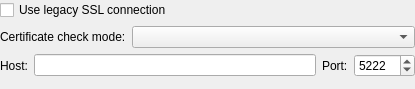
<?xml version="1.0" encoding="UTF-8"?>
<ui version="4.0">
 <class>ConnectionOptionsWidgetClass</class>
 <widget class="QWidget" name="ConnectionOptionsWidgetClass">
  <property name="geometry">
   <rect>
    <x>0</x>
    <y>0</y>
    <width>415</width>
    <height>89</height>
   </rect>
  </property>
  <layout class="QVBoxLayout" name="verticalLayout">
   <property name="margin">
    <number>0</number>
   </property>
   <item>
    <widget class="QCheckBox" name="chbUseLegacySSL">
     <property name="text">
      <string>Use legacy SSL connection</string>
     </property>
    </widget>
   </item>
   <item>
    <layout class="QHBoxLayout" name="horizontalLayout">
     <item>
      <widget class="QLabel" name="lblCertCheckMode">
       <property name="text">
        <string>Certificate check mode:</string>
       </property>
      </widget>
     </item>
     <item>
      <widget class="QComboBox" name="cmbCertCheckMode">
       <property name="sizePolicy">
        <sizepolicy hsizetype="Expanding" vsizetype="Fixed">
         <horstretch>0</horstretch>
         <verstretch>0</verstretch>
        </sizepolicy>
       </property>
      </widget>
     </item>
    </layout>
   </item>
   <item>
    <layout class="QHBoxLayout">
     <item>
      <widget class="QLabel" name="label_11">
       <property name="text">
        <string>Host:</string>
       </property>
       <property name="textFormat">
        <enum>Qt::PlainText</enum>
       </property>
       <property name="buddy">
        <cstring>lneHost</cstring>
       </property>
      </widget>
     </item>
     <item>
      <widget class="QLineEdit" name="lneHost"/>
     </item>
     <item>
      <widget class="QLabel" name="label_12">
       <property name="text">
        <string>Port:</string>
       </property>
       <property name="textFormat">
        <enum>Qt::PlainText</enum>
       </property>
       <property name="buddy">
        <cstring>spbPort</cstring>
       </property>
      </widget>
     </item>
     <item>
      <widget class="QSpinBox" name="spbPort">
       <property name="sizePolicy">
        <sizepolicy hsizetype="Preferred" vsizetype="Fixed">
         <horstretch>0</horstretch>
         <verstretch>0</verstretch>
        </sizepolicy>
       </property>
       <property name="minimumSize">
        <size>
         <width>60</width>
         <height>0</height>
        </size>
       </property>
       <property name="maximum">
        <number>65535</number>
       </property>
       <property name="value">
        <number>5222</number>
       </property>
      </widget>
     </item>
    </layout>
   </item>
   <item>
    <widget class="QWidget" name="wdtProxy" native="true"/>
   </item>
  </layout>
 </widget>
 <layoutdefault spacing="6" margin="11"/>
 <resources/>
 <connections/>
</ui>
